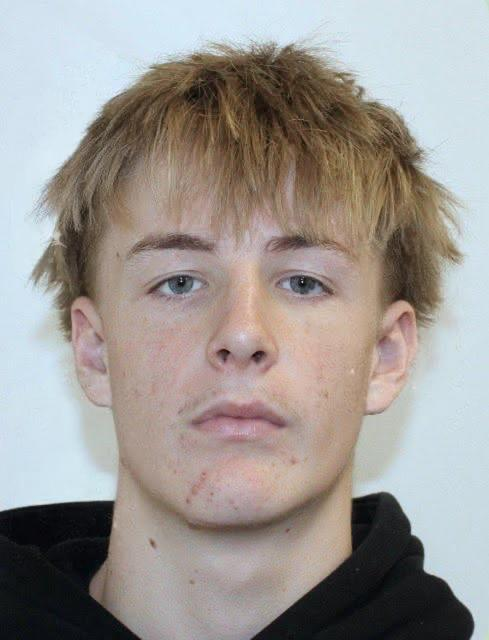
#> input picture people/8f2c9a1e4b7d46e3a5c08f91d2e6b4a0/photo.png, 489 x 640 px
$ python style-profile-photo.py
#> lines starting #> are read from the running program, lines starting #| are printed output that depends on the picture
#!/usr/bin/env python3
"""Match 3db951 photo background to 8f2c9a1e reference + subtle shadow."""
from __future__ import annotations

from io import BytesIO
from pathlib import Path

import numpy as np
from PIL import Image, ImageFilter

ROOT = Path(__file__).resolve().parents[1]
REF = ROOT / "people" / "8f2c9a1e4b7d46e3a5c08f91d2e6b4a0" / "photo.png"
ORIG = ROOT / "assets" / "photo-source.png"
OUT = ROOT / "people" / "3db95159005b48e7a875bd30aa7a0ad4" / "photo.jpg"


def reference_bg_rgb(ref: np.ndarray) -> tuple[int, int, int]:
    h = ref.shape[0]
    top = ref[: max(1, int(h * 0.14)), :]
    bright = top[
        (top[:, :, 0] > 185) & (top[:, :, 1] > 195) & (top[:, :, 2] > 205)
    ]
    if len(bright) < 50:
        bright = top.reshape(-1, 3)
    med = np.median(bright, axis=0).astype(int)
    return int(med[0]), int(med[1]), int(med[2])


def remove_background(src: Image.Image) -> Image.Image:
    from rembg import remove

    buf = BytesIO()
    src.save(buf, format="PNG")
    out = remove(buf.getvalue())
    return Image.open(BytesIO(out)).convert("RGBA")


def composite_with_shadow(cutout: Image.Image, bg: tuple[int, int, int]) -> Image.Image:
    w, h = cutout.size
    pad = 16
    canvas = Image.new("RGBA", (w + pad * 2, h + pad * 2), (*bg, 255))

    alpha = cutout.split()[3]
    shadow_a = alpha.filter(ImageFilter.GaussianBlur(12))
    shadow = Image.new("RGBA", (w, h), (52, 62, 72, 0))
    shadow.putalpha(shadow_a.point(lambda p: int(p * 0.34)))
    canvas.paste(shadow, (pad + 4, pad + 7), shadow)
    canvas.paste(cutout, (pad, pad), cutout)

    out = Image.new("RGB", (w, h), bg)
    left = (canvas.width - w) // 2
    top = (canvas.height - h) // 2
    crop = canvas.crop((left, top, left + w, top + h))
    out.paste(crop.convert("RGB"), (0, 0), crop.split()[3])
    return out


def main() -> None:
    src_path = ORIG if ORIG.is_file() else OUT
    ref = np.array(Image.open(REF).convert("RGB"))
#> ref is the input picture: shape (640, 489, 3); mean R, G, B 157.1, 151.9, 148.2
    src = Image.open(src_path).convert("RGB")
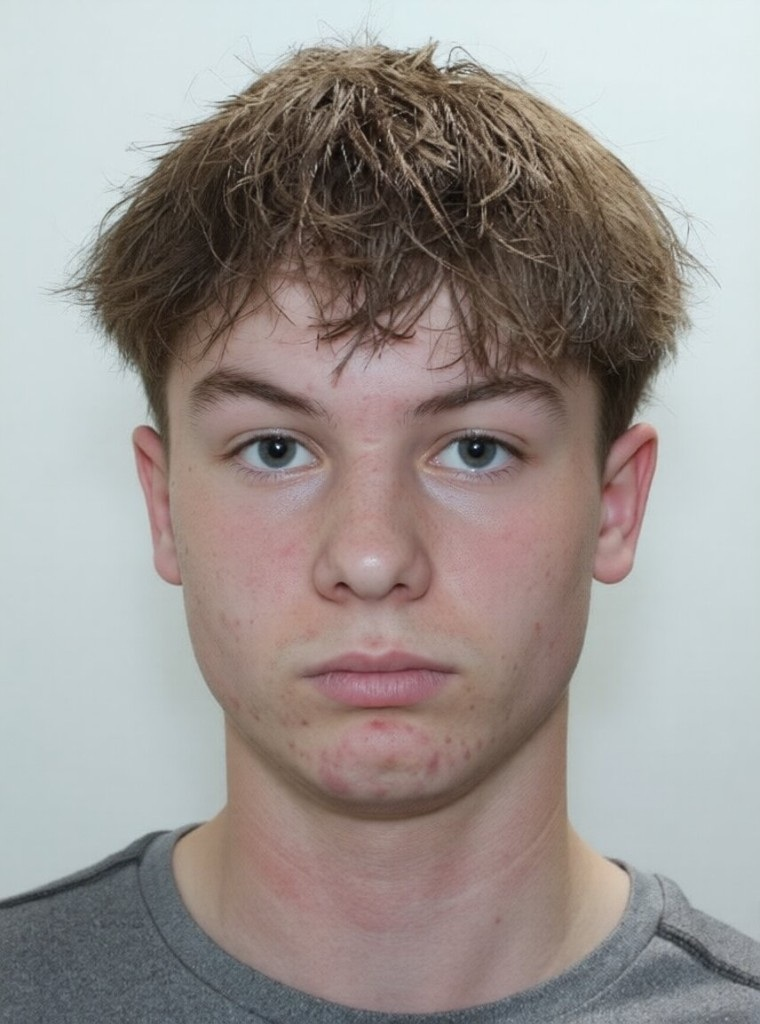
#> input picture people/09af187cf337d75eb77385dd1ba85876/photo.jpg, 760 x 1024 px, found by its file name
#> src is the input picture: PIL image 760x1024 RGB; mean R, G, B 155.4, 148.8, 145.6
    bg = reference_bg_rgb(ref)
#> in reference_bg_rgb, `top = ref[: max(1, int(h * 0.14)), :]`:
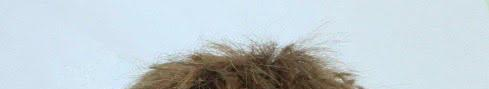
#> top: shape (89, 489, 3); mean R, G, B 193.3, 204.6, 210
#> in reference_bg_rgb, `med = np.median(bright, axis=0).astype(int)`: med = [211, 228, 239]
#> bg = (211, 228, 239)
    cutout = remove_background(src)
    result = composite_with_shadow(cutout, bg)
    OUT.parent.mkdir(parents=True, exist_ok=True)
    result.save(OUT, format="JPEG", quality=95, optimize=True, progressive=False)
    print(f"Source: {src_path}")
    print(f"Background RGB: {bg}")
    print(f"Wrote {OUT} ({OUT.stat().st_size} bytes)")


if __name__ == "__main__":
    main()
#> (the call stopped at in remove_background, `out = remove(buf.getvalue())`: rembg is not available in this run)
